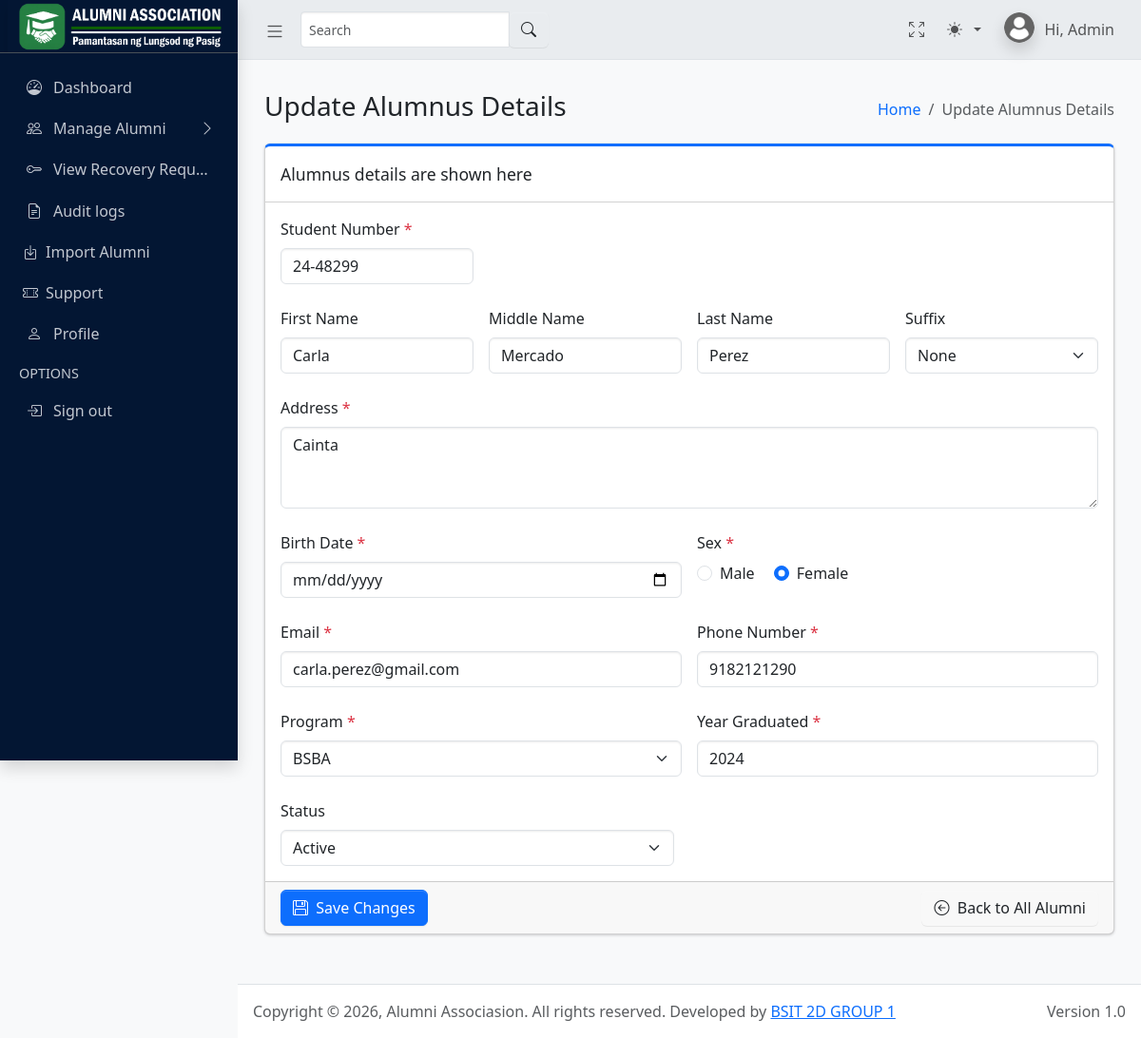
Page /admin/edit_alumnus.php?id=92 (signed in) on the earlier database version.
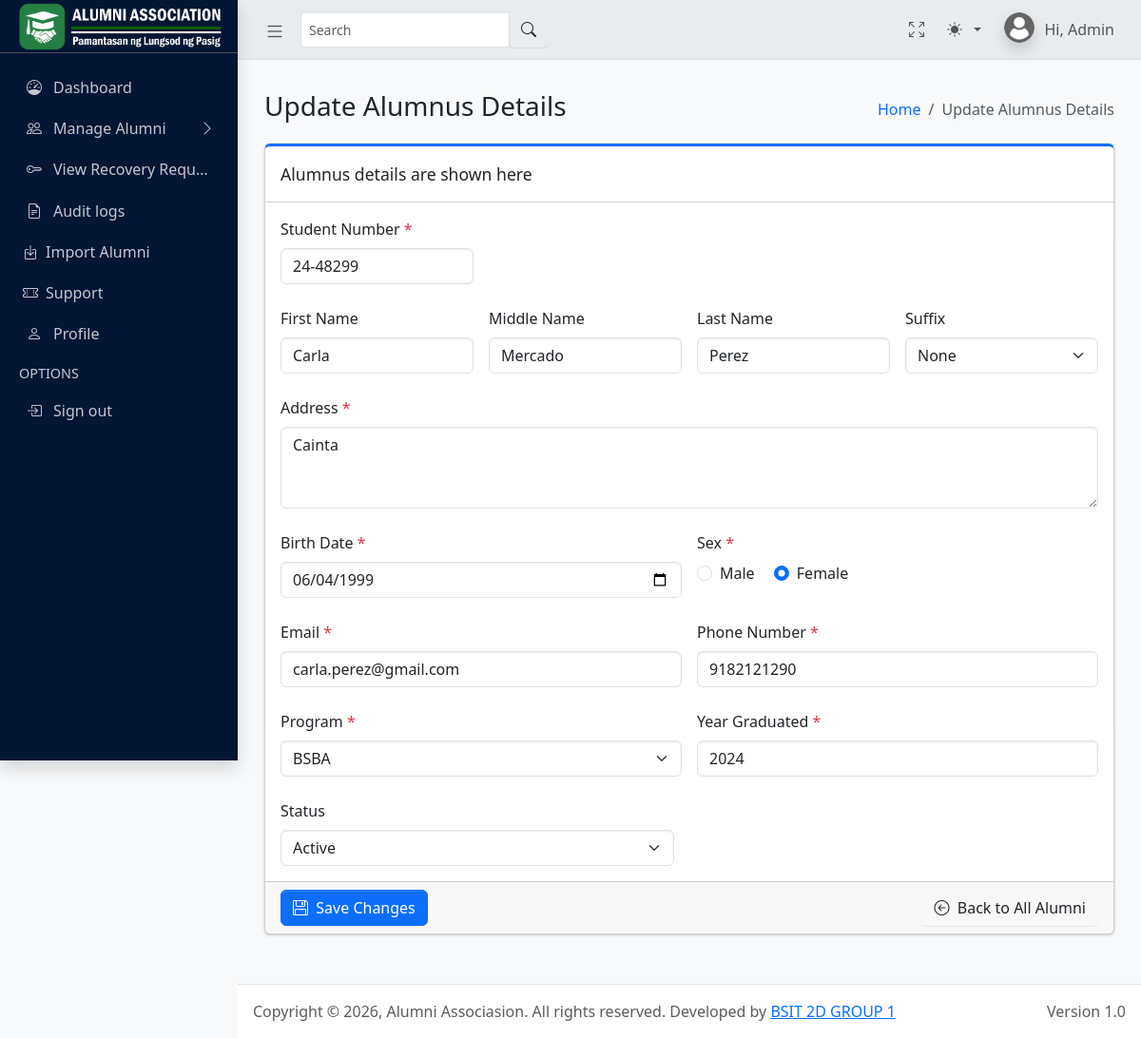
Same page on the later database version.
### tables this page shows
CREATE TABLE `alumnidetails` (
  `alumni_id` int(11) NOT NULL AUTO_INCREMENT,
  `user_id` int(11) NOT NULL,
  `student_number` varchar(20) NOT NULL,
  `course_id` int(11) DEFAULT NULL,
  `year_graduated` year(4) NOT NULL,
  `is_archived` tinyint(1) DEFAULT 0,
  PRIMARY KEY (`alumni_id`),
  UNIQUE KEY `user_id` (`user_id`),
  UNIQUE KEY `student_number` (`student_number`),
  KEY `course_id` (`course_id`),
  CONSTRAINT `alumnidetails_ibfk_1` FOREIGN KEY (`user_id`) REFERENCES `users` (`id`) ON DELETE CASCADE,
  CONSTRAINT `alumnidetails_ibfk_2` FOREIGN KEY (`course_id`) REFERENCES `courses` (`course_id`)
);

CREATE TABLE `userprofile` (
  `profile_id` int(11) NOT NULL AUTO_INCREMENT,
  `user_id` int(11) NOT NULL,
  `first_name` varchar(50) NOT NULL,
  `last_name` varchar(50) NOT NULL,
  `suffix` varchar(10) DEFAULT NULL,
  `middle_name` varchar(50) DEFAULT NULL,
  `contact_number` varchar(11) DEFAULT NULL,
  `address` varchar(255) DEFAULT NULL,
  `birthdate` date DEFAULT NULL,
  `gender` enum('Male','Female') DEFAULT NULL,
  `profile_picture` varchar(255) DEFAULT NULL,
  `about` text DEFAULT NULL,
  PRIMARY KEY (`profile_id`),
  UNIQUE KEY `user_id` (`user_id`),
  CONSTRAINT `userprofile_ibfk_1` FOREIGN KEY (`user_id`) REFERENCES `users` (`id`) ON DELETE CASCADE
);

CREATE TABLE `users` (
  `id` int(11) NOT NULL AUTO_INCREMENT,
  `email` varchar(100) NOT NULL,
  `password` varchar(255) NOT NULL,
  `role` enum('alumni','admin') NOT NULL,
  `status` enum('active','pending','inactive') DEFAULT 'pending',
  `created_at` timestamp NOT NULL DEFAULT current_timestamp(),
  `twofa_secret` varchar(255) DEFAULT NULL,
  `twofa_enabled` tinyint(1) DEFAULT 0,
  `force_password_change` tinyint(1) DEFAULT 0,
  PRIMARY KEY (`id`),
  UNIQUE KEY `email` (`email`),
  KEY `idx_user_email` (`email`)
);

CREATE TABLE `courses` (
  `course_id` int(11) NOT NULL AUTO_INCREMENT,
  `course_name` varchar(100) NOT NULL,
  `course_code` varchar(20) NOT NULL,
  `department_id` int(11) DEFAULT NULL,
  PRIMARY KEY (`course_id`),
  UNIQUE KEY `course_code` (`course_code`),
  KEY `department_id` (`department_id`),
  CONSTRAINT `courses_ibfk_1` FOREIGN KEY (`department_id`) REFERENCES `departments` (`department_id`)
);

### admin/edit_alumnus.php (the view, shortened to what the changed rows need)
<?php
include("../backend/db_admin.php");
$alumni_id = intval($_GET['id']);
$query = "
    SELECT
        ad.alumni_id,
        ad.student_number,
        ad.course_id,
        ad.year_graduated,
        u.email,
        u.status,
        up.first_name,
        up.middle_name,
        up.last_name,
        up.contact_number,
        up.address,
        up.suffix,
        up.birthdate,
        up.gender
    FROM alumnidetails ad
    INNER JOIN users u
        ON ad.user_id = u.id
    INNER JOIN userprofile up
        ON ad.user_id = up.user_id
    WHERE ad.alumni_id = ?
";
$stmt = $conn->prepare($query);
$stmt->bind_param("i", $alumni_id);
$stmt->execute();
$result = $stmt->get_result();
$row = $result->fetch_assoc();
?>
<!DOCTYPE html>
<html lang="en">
<head>
    <?php include('includes/global_styles.php'); ?>
</head>
<body class="layout-fixed sidebar-expand-lg bg-body-tertiary">
    <div class="app-wrapper">
        <main class="app-main">
            <div class="app-content-header">
                <div class="app-content">
                    <div class="container-fluid">
                        <div class="row g-4">
                            <div class="col-md-12">
                                <div class="card card-primary card-outline mb-4">
                                    <form method="POST">
                                        <div class="card-body">
                                            <div class="row g-3">
                                                <div class="col-md-3">
                                                    <label class="form-label">Student Number <span class="text-danger">*</span></label>
                                                    <input type="text" class="form-control" name="student_number"
                                                        value="<?php echo htmlspecialchars($row['student_number']); ?>" required>
                                                </div>
                                            </div>
                                            <div class="row g-3 mt-2">
                                                <div class="col-md-3">
                                                    <label class="form-label">First Name</label>
                                                    <input type="text" class="form-control" name="first_name"
                                                        value="<?php echo htmlspecialchars($row['first_name']); ?>" required>
                                                </div>
                                                <div class="col-md-3">
                                                    <label class="form-label">Middle Name</label>
                                                    <input type="text" class="form-control" name="middle_name"
                                                        value="<?php echo htmlspecialchars($row['middle_name']); ?>">
                                                </div>
                                                <div class="col-md-3">
                                                    <label class="form-label">Last Name</label>
                                                    <input type="text" class="form-control" name="last_name"
                                                        value="<?php echo htmlspecialchars($row['last_name']); ?>" required>
                                                </div>
                                            </div>
                                            <div class="row g-3 mt-2">
                                                <div class="col-md-12">
                                                    <label class="form-label">Address <span class="text-danger">*</span></label>
                                                    <textarea class="form-control" name="address" rows="3"><?php echo htmlspecialchars($row['address']); ?></textarea>
                                                </div>
                                            </div>
                                            <div class="row g-3 mt-2">
                                                <div class="col-md-6">
                                                    <label class="form-label">Birth Date <span class="text-danger">*</span></label>
                                                    <input type="date" class="form-control" name="birthdate"
                                                        value="<?php echo htmlspecialchars($row['birthdate'] ?? ''); ?>">
                                                </div>
                                            </div>
                                            <div class="row g-3 mt-2">
                                                <div class="col-md-6">
                                                    <label class="form-label">Email <span class="text-danger">*</span></label>
                                                    <input type="email" class="form-control" name="email"
                                                        value="<?php echo htmlspecialchars($row['email']); ?>" required>
                                                </div>
                                                <div class="col-md-6">
                                                    <label class="form-label">Phone Number <span class="text-danger">*</span></label>
                                                    <input type="text" class="form-control" name="contact_number"
                                                        maxlength="11"
                                                        value="<?php echo htmlspecialchars($row['contact_number']); ?>" required>
                                                </div>
                                            </div>
                                            <div class="row g-3 mt-2">
                                                <div class="col-md-6">
                                                    <label class="form-label">Program <span class="text-danger">*</span></label>
                                                    <select class="form-select" name="course_id" required>
                                                        <?php
                                                        $courseQuery = "SELECT * FROM courses ORDER BY course_code ASC";
                                                        $courseResult = mysqli_query($conn, $courseQuery);
                                                        while ($course = mysqli_fetch_assoc($courseResult)) :
                                                        ?>
                                                            <option value="<?php echo $course['course_id']; ?>"
                                                                <?php if ($course['course_id'] == $row['course_id']) echo "selected"; ?>>
                                                                <?php echo $course['course_code']; ?>
                                                            </option>
                                                        <?php endwhile; ?>
                                                    </select>
                                                </div>
                                                <div class="col-md-6">
                                                    <label class="form-label">Year Graduated <span class="text-danger">*</span></label>
                                                    <input type="number" class="form-control" name="year_graduated"
                                                        value="<?php echo $row['year_graduated']; ?>" required>
                                                </div>
                                            </div>
                                        </div>
                                    </form>
                                </div>
                            </div>
                        </div>
                    </div>
                </div>
        </main>
        <?php include("includes/footer.php"); ?>
</body>
</html>

Differences in the rows shown:
changed through a linked row, alumnidetails "Carla": birthdate (not shown) → "06/04/1999"
